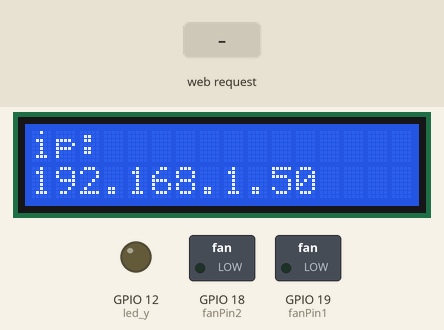
The sketch below on a simulated ESP32. Shown: 16×2 character LCD, switched loads named in the sketch (green lamp = pin HIGH), output pins drawn as LEDs (lit = HIGH). Inputs (shaded band) come from the test bench. WiFi joins after 1.5 s; servers stay silent unless stated; what the sketch prints to the serial monitor is not drawn.

Above: at 2.7 s.
2.8 s: HTTP request GET /led/on received
At 3.7 s:
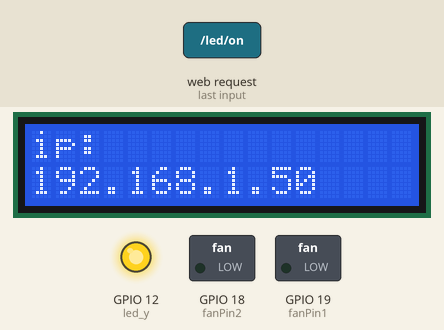
4.3 s: HTTP request GET /fan/on received
At 4.9 s:
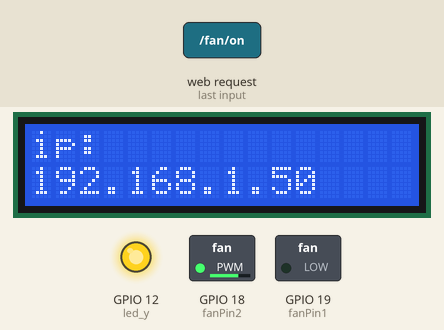
5.8 s: HTTP request GET /led/off received
At 7.0 s:
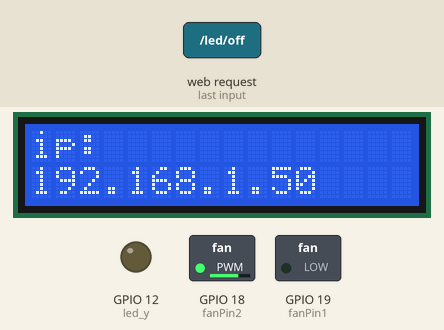
7.3 s: HTTP request GET /fan/off received
At 8.4 s:
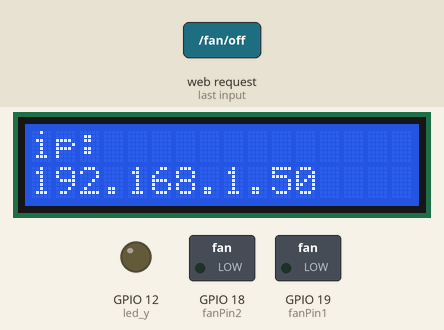
Timing chart, 0 to 9.8 s (numbered marks = the images above; inputs shaded):
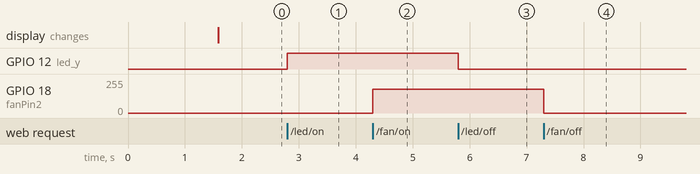

Measured:
- after the input at 2.8 s, GPIO 12 (led_y): LOW → HIGH at once
- after the input at 4.3 s, GPIO 18 (fanPin2): 0/255 → 180/255 at once
- after the input at 5.8 s, GPIO 12 (led_y): HIGH → LOW at once
- after the input at 7.3 s, GPIO 18 (fanPin2): 180/255 → 0/255 at once

The sketch:

pj13_1_app_test.ino
```cpp
#include <Arduino.h>
#include <WiFi.h>
#include <ESPmDNS.h>
#include <WiFiClient.h>

String item = "0";
const char* ssid = "LieBaoWiFi359";
const char* password = "wmbd315931";
WiFiServer server(80);

#include <Wire.h>
#include <LiquidCrystal_I2C.h>
LiquidCrystal_I2C mylcd(0x27,16,2);
//#include <analogWrite.h>
#define fanPin1 19
#define fanPin2 18
#define led_y 12                                     // Define yellow LED pin as 12

void setup()
{
  Serial.begin(115200);
  mylcd.init();
  mylcd.backlight();
  pinMode(led_y, OUTPUT);
  pinMode(fanPin1, OUTPUT);
  pinMode(fanPin2, OUTPUT);

  WiFi.begin(ssid, password);
  while (WiFi.status() != WL_CONNECTED)
  {
    delay(500);
    Serial.print(".");
  }
  Serial.println("");
  Serial.print("Connected to ");
  Serial.println(ssid);
  Serial.print("IP address: ");
  Serial.println(WiFi.localIP());
  server.begin();
  Serial.println("TCP server started");
  MDNS.addService("http", "tcp", 80);
  mylcd.setCursor(0, 0);
  mylcd.print("ip:");
  mylcd.setCursor(0, 1);
  mylcd.print(WiFi.localIP());                       // LCD displays IP address
}

void loop()
{
  WiFiClient client = server.available();
  if (!client)
  {
      return;
  }
  while(client.connected() && !client.available())
  {
      delay(1);
  }
  String req = client.readStringUntil('\r');
  int addr_start = req.indexOf(' ');
  int addr_end = req.indexOf(' ', addr_start + 1);
  if (addr_start == -1 || addr_end == -1)
  {
      Serial.print("Invalid request: ");
      Serial.println(req);
      return;
  }
  req = req.substring(addr_start + 1, addr_end);
  item=req;
  Serial.println(item);
  String s;
  if (req == "/")                                   // Browser can read the information sent by client.println(s) when accessing the address
  {
      IPAddress ip = WiFi.localIP();
      String ipStr = String(ip[0]) + '.' + String(ip[1]) + '.' + String(ip[2]) + '.' + String(ip[3]);
      s = "HTTP/1.1 200 OK\r\nContent-Type: text/html\r\n\r\n<!DOCTYPE HTML>\r\n<html>Hello from ESP32 at ";
      s += ipStr;
      s += "</html>\r\n\r\n";
      Serial.println("Sending 200");
      client.println(s);                            // Send the content of string S. When accessing the E-smart home address using a browser, the information can be read.
  }
  if(req == "/led/on")                              // Browser accesses IP address/led/on
  {
    client.println("turn on the LED");
    digitalWrite(led_y, HIGH);
  }
  if(req == "/led/off")                             // Browser accesses IP address/led/off
  {
    client.println("turn off the LED");
    digitalWrite(led_y, LOW);
  }
  if(req == "/fan/on")                              // Browser accesses IP address/fan/on
  {
    client.println("turn on the fan");
    digitalWrite(fanPin1, LOW);                     // pwm = 0
    analogWrite(fanPin2, 180);
  }
  if(req == "/fan/off")                             // Browser accesses IP address/fan/on
  {
    client.println("turn off the fan");
    digitalWrite(fanPin1, LOW);                     // pwm = 0
    analogWrite(fanPin2, 0);
  }
  //client.print(s);
  client.stop();
}
```
